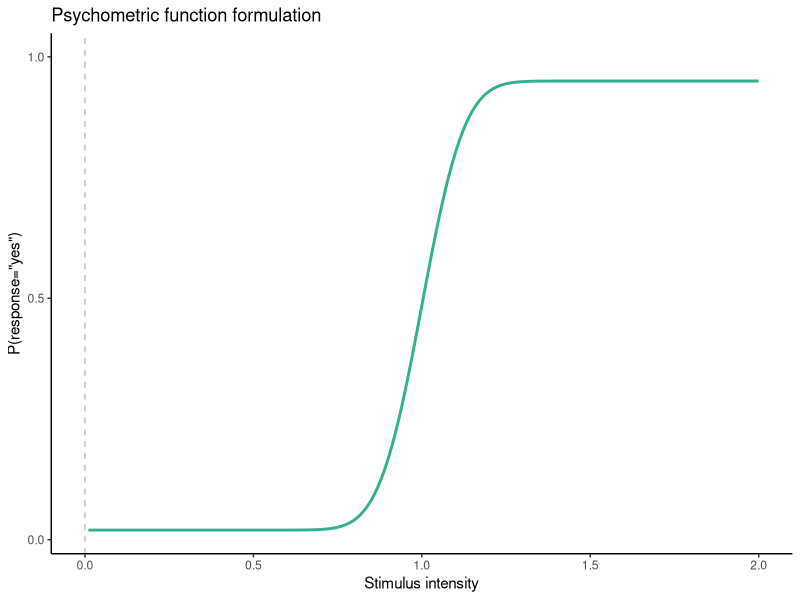

The R script that drew this image: (Note: this script raises an error after producing the figure.)
# Script to generate figure 3
# Author: Arthur S. Courtin  
# License: MIT (see LICENSE file) 

#### Set-up environment ####
library(tidyverse)
library(ggpubr)
rm(list=ls())

#### Model space illustration ####
#Estimate and plot the two types of PF
PFs<-
  tibble(x=seq(0.01,2,.01)) %>% 
  mutate(
    Gaussian=.02+(1-.02-.05)*pnorm((x-1)/.1),
  ) %>% 
  pivot_longer(cols = !x) %>% 
  rename(Formulation=name)

pf_plot<-
  PFs %>% 
  ggplot()+
  geom_hline(yintercept = 1,color='white')+
  geom_line(aes(x=x,y=value),linewidth=1,alpha=.8,color='#009E73')+
  geom_vline(aes(xintercept = 0),linetype='dashed',color='grey')+
  theme_classic()+
  labs(
    title='Psychometric function formulation',
    x='Stimulus intensity',
    y='P(response="yes")',
    color=''
  )+
  scale_y_continuous(breaks = c(0,.5,1))

ggsave(
  'plots/model.jpeg',
  plot = pf_plot,
  width = 10,
  height = 5,
  dpi = 300,
  units = 'cm'
)
